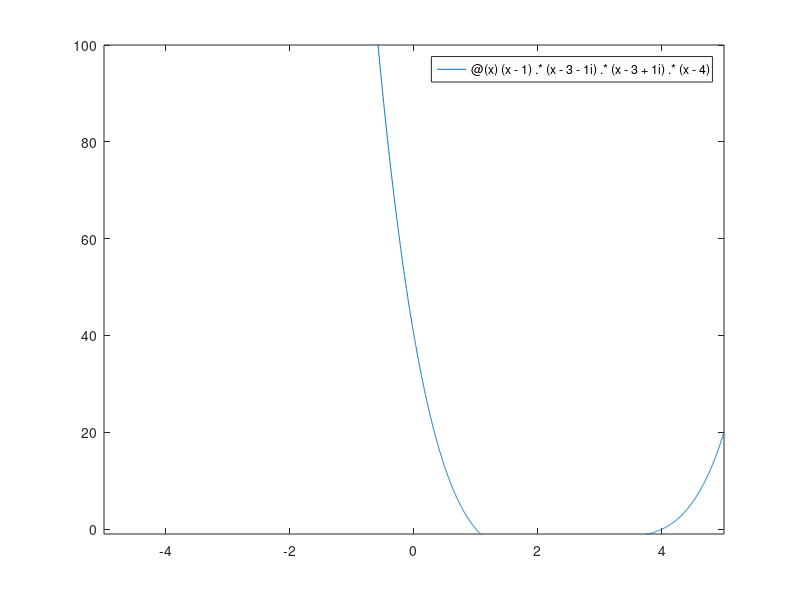

The MATLAB source for this figure: (Note: this script raises an error after producing the figure.)
f=@(x) (x-1).*(x-3-1i).*(x-3+1i).*(x-4);
fplot(f);
ylim([-1 100])
refline(0,0)

%%
x1=1;
x2=3;

x3=2;
x4=4;

p1=poly([x1 x2 x3 x4]);
p2=poly([x1 x4]);

%fplot(@(x) (x-x1).*(x-x2));
hold on

fplot(@(x) polyval(p1,x));
fplot(@(x) polyval(p2,x));
fplot(@(x) polyval(p1,x)+polyval(p2,x));
ylim([-5 5])
refline(0,0)


a=(x2+x3)/2; b=(x3-x2)/2*sqrt(sign(x3-x2));
x2=a+b;
x3=a-b;

p3=poly([x1 x2 x3 x4])

fplot(@(x) polyval(p3,x));
ylim([-4 4])
refline(0,0)
hold off

%% check what the different quartic coefficients do
q4=1;
q3=1;
q2=1;
q1=1;
q0=1;
hold on;
for q3=1:4
    f=@(x) q4*x.^4+q3*x.^3+q2*x.^2+q1*x+q0;
    fplot(f,'color','k');
end


%%
fsurf(@(x,y) x.*y,'ShowContours','on')

fsurf(@(x,y) x.^2-y.^2.*sign(y),'ShowContours','on')

fsurf(@(x,y) (x+y).^2-(x-y).^2.*sign(x-y),'ShowContours','on')

%% implicit function for the intersection of two quadratic regions
quad1.q2=[1 1; 1 1];
quad1.q1=[-1;0];
quad1.q0=-1;

quad2.q2=[1 -1; -1 1];
quad2.q1=[1;0];
quad2.q0=-1;

f1=quad2fun(quad1);
fimplicit(f1)
f2=quad2fun(quad2);
f=@(x,y) min(f1(x,y),f2(x,y));

fimplicit(f)
